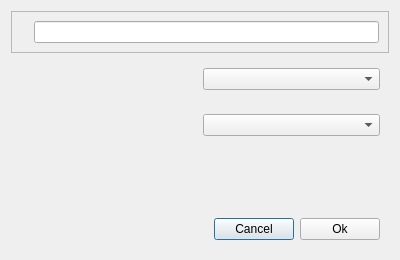
<?xml version="1.0" encoding="UTF-8"?>
<ui version="4.0">
 <class>Dialog</class>
 <widget class="QDialog" name="Dialog">
  <property name="geometry">
   <rect>
    <x>0</x>
    <y>0</y>
    <width>400</width>
    <height>260</height>
   </rect>
  </property>
  <property name="windowTitle">
   <string>Dialog</string>
  </property>
  <layout class="QVBoxLayout" name="verticalLayout">
   <item>
    <widget class="QFrame" name="new_dialog_frame">
     <property name="frameShape">
      <enum>QFrame::StyledPanel</enum>
     </property>
     <property name="frameShadow">
      <enum>QFrame::Raised</enum>
     </property>
     <layout class="QHBoxLayout" name="horizontalLayout">
      <item>
       <widget class="QLabel" name="new_dialog_label">
        <property name="frameShape">
         <enum>QFrame::NoFrame</enum>
        </property>
        <property name="text">
         <string/>
        </property>
       </widget>
      </item>
      <item>
       <widget class="QLineEdit" name="new_dialog_name"/>
      </item>
     </layout>
    </widget>
   </item>
   <item>
    <widget class="QFrame" name="new_dialog_frame_2">
     <property name="frameShape">
      <enum>QFrame::NoFrame</enum>
     </property>
     <property name="frameShadow">
      <enum>QFrame::Raised</enum>
     </property>
     <layout class="QHBoxLayout" name="horizontalLayout_3">
      <item>
       <widget class="QLabel" name="new_dialog_label_2">
        <property name="text">
         <string/>
        </property>
       </widget>
      </item>
      <item>
       <widget class="QComboBox" name="new_dialog_combo_box_2"/>
      </item>
     </layout>
    </widget>
   </item>
   <item>
    <widget class="QFrame" name="new_dialog_frame_3">
     <property name="frameShape">
      <enum>QFrame::NoFrame</enum>
     </property>
     <property name="frameShadow">
      <enum>QFrame::Raised</enum>
     </property>
     <layout class="QHBoxLayout" name="horizontalLayout_4">
      <item>
       <widget class="QLabel" name="new_dialog_label_3">
        <property name="text">
         <string/>
        </property>
       </widget>
      </item>
      <item>
       <widget class="QComboBox" name="new_dialog_combo_box_3"/>
      </item>
     </layout>
    </widget>
   </item>
   <item>
    <spacer name="verticalSpacer">
     <property name="orientation">
      <enum>Qt::Vertical</enum>
     </property>
     <property name="sizeHint" stdset="0">
      <size>
       <width>20</width>
       <height>29</height>
      </size>
     </property>
    </spacer>
   </item>
   <item>
    <widget class="QFrame" name="frame">
     <property name="frameShape">
      <enum>QFrame::NoFrame</enum>
     </property>
     <property name="frameShadow">
      <enum>QFrame::Raised</enum>
     </property>
     <layout class="QHBoxLayout" name="horizontalLayout_2">
      <item>
       <spacer name="horizontalSpacer">
        <property name="orientation">
         <enum>Qt::Horizontal</enum>
        </property>
        <property name="sizeHint" stdset="0">
         <size>
          <width>177</width>
          <height>20</height>
         </size>
        </property>
       </spacer>
      </item>
      <item>
       <widget class="QPushButton" name="new_dialog_cancel">
        <property name="text">
         <string>Cancel</string>
        </property>
       </widget>
      </item>
      <item>
       <widget class="QPushButton" name="new_dialog_ok">
        <property name="text">
         <string>Ok</string>
        </property>
       </widget>
      </item>
     </layout>
    </widget>
   </item>
  </layout>
 </widget>
 <resources/>
 <connections/>
</ui>
